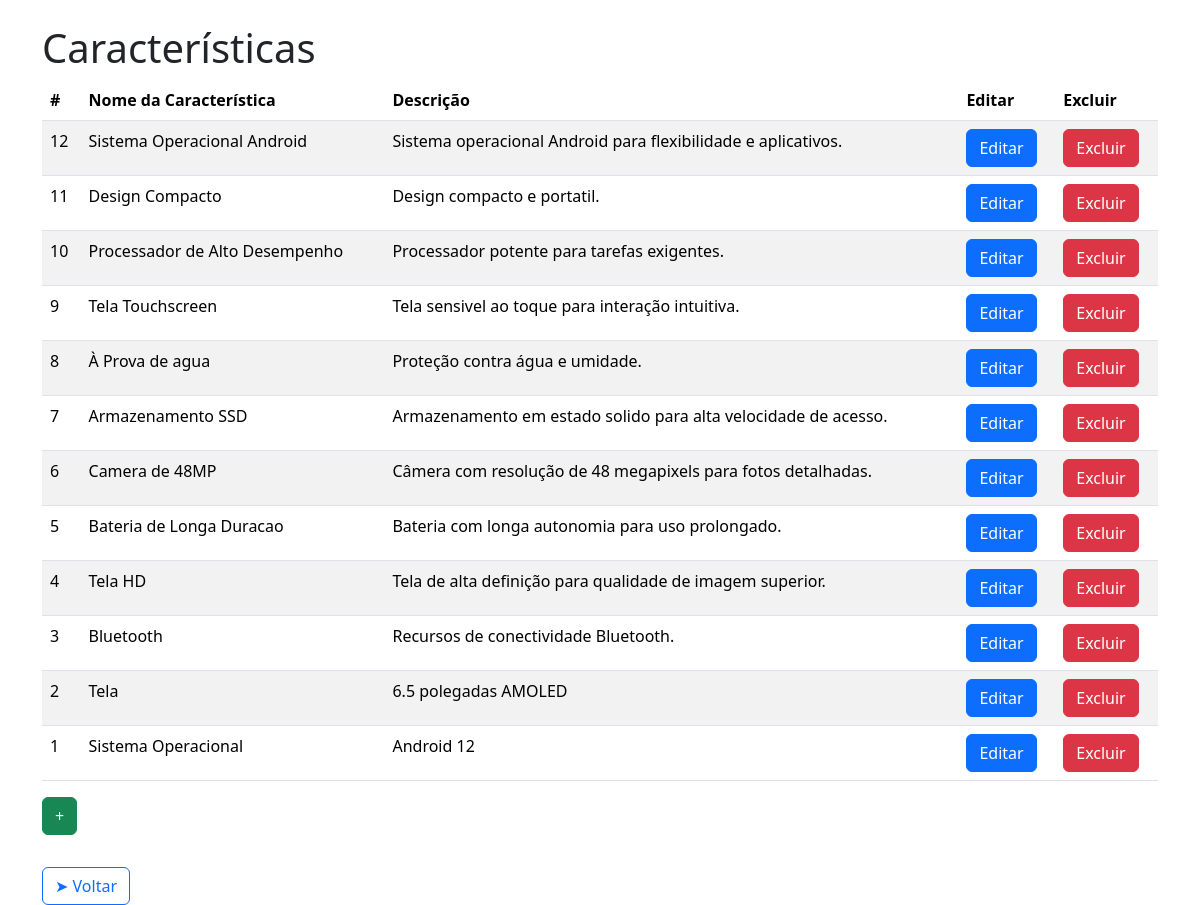
Page /sistema/caracteristicas/caracteristicas.php on the committed database.
### tables this page shows
CREATE TABLE Caracteristica (
    id INT(4) AUTO_INCREMENT PRIMARY KEY,
    nome VARCHAR(255) NOT NULL,
    descricao TEXT
);

### sistema/caracteristicas/caracteristicas.php (the view, shortened to what this page needs)
<?php
include '../config/conexao.php';
$sql = $pdo->query("SELECT * FROM Caracteristica ORDER BY id DESC");
?>
<!DOCTYPE html>
<html lang="pt-br">
<head>
    <link rel="stylesheet" href="<?php echo CSS_URL; ?>bootstrap.css">
</head>
<body>
<div class="container mt-4">
    <h1>Características</h1>
    <table class="table table-striped">
        <thead>
            <tr>
                <th>#</th>
                <th>Nome da Característica</th>
                <th>Descrição</th>
                <th>Editar</th>
                <th>Excluir</th>
            </tr>
        </thead>
        <tbody>
            <?php while ($linha = $sql->fetch(PDO::FETCH_ASSOC)) { ?>
            <tr>
                <td><?= $linha['id'] ?></td>
                <td><?= $linha['nome'] ?></td>
                <td><?= $linha['descricao'] ?></td>
                <td>
                    <form action="editar_caracteristica.php" method="POST">
                        <button class="btn btn-primary" name="id" value="<?= $linha['id'] ?>">
                            Editar
                        </button>
                    </form>
                </td>
                <td>
                    <form action="excluir_caracteristica.php" method="POST">
                        <button class="btn btn-danger" name="id" value="<?= $linha['id'] ?>">
                            Excluir
                        </button>
                    </form>
                </td>
            </tr>
            <?php } ?>
        </tbody>
    </table>
    <button class="btn btn-success mb-3" data-bs-toggle="modal" data-bs-target="#addModal">+</button>
    <div class="mt-3">
        <a href="<?php echo ADMIN_URL; ?>admin_index.php" class="btn btn-outline-primary">➤ Voltar</a>
    </div>
</div>
</body>
</html>

### rows in the picture
caracteristica: id "12", nome "Sistema Operacional Android", descricao "Sistema operacional Android para flexibilidade e aplicativos."
caracteristica: id "11", nome "Design Compacto", descricao "Design compacto e portatil."
caracteristica: id "10", nome "Processador de Alto Desempenho", descricao "Processador potente para tarefas exigentes."
caracteristica: id "9", nome "Tela Touchscreen", descricao "Tela sensivel ao toque para interação intuitiva."
caracteristica: id "8", nome "À Prova de agua", descricao "Proteção contra água e umidade."
caracteristica: id "7", nome "Armazenamento SSD", descricao "Armazenamento em estado solido para alta velocidade de acesso."
caracteristica: id "6", nome "Camera de 48MP", descricao "Câmera com resolução de 48 megapixels para fotos detalhadas."
caracteristica: id "5", nome "Bateria de Longa Duracao", descricao "Bateria com longa autonomia para uso prolongado."
caracteristica: id "4", nome "Tela HD", descricao "Tela de alta definição para qualidade de imagem superior."
caracteristica: id "3", nome "Bluetooth", descricao "Recursos de conectividade Bluetooth."
caracteristica: id "2", nome "Tela", descricao "6.5 polegadas AMOLED"
caracteristica: id "1", nome "Sistema Operacional", descricao "Android 12"
